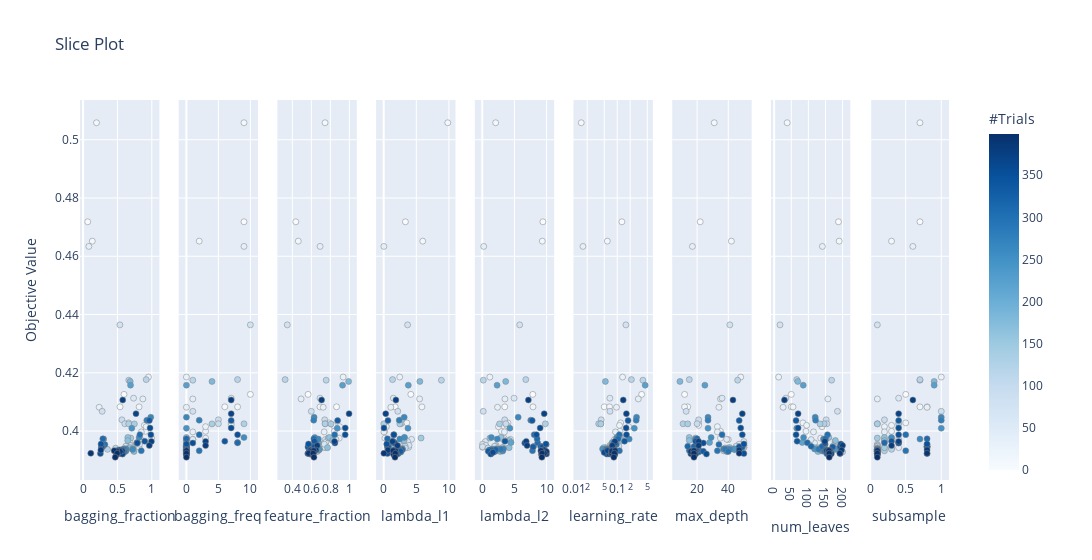

The notebook cell saved with this chart:
### Markdown cell above
#### Exploration - Exploitation Plot
In this plot, we can see which regions of each hyperparameter have been explored (on the horizontal axes). We also notice that for many important hyperparameters, the darker values (later trials) are clustered together. This means that our hyperparameter tuning exercise has reached quite good convergence on the most optimal hyperparameter value.

### Code cell
optuna.visualization.plot_slice(study_bohb)
